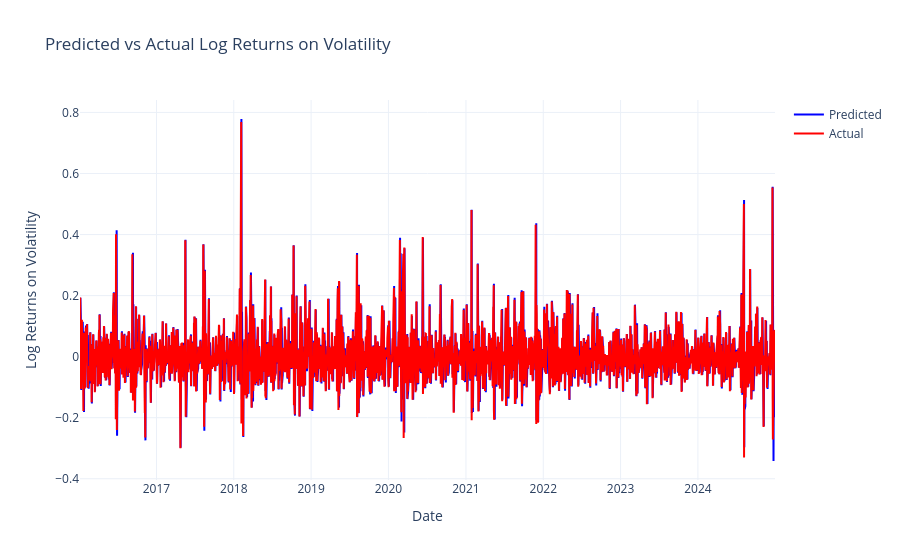

This figure's notebook cell:
### Code cell
plots.actual_vs_predicted_time_series_plot(
  vix_garch_fbm_var,
  'log_vol_diff',
  'predicted_log_vol_diff',
  'Log Returns on Volatility'
)

### Figure 1 — Plotly figure (JSON) as saved in the notebook; plotly's stock layout.template omitted (floating-point values rounded to 4 significant figures; data arrays with more than 128 entries replaced by an {"elided": "..."} marker saying what was removed)
{"data": [{"line": {"color": "blue"}, "mode": "lines", "name": "Predicted", "type": "scatter", "x": {"elided": "2282 str values"}, "y": {"elided": "2282 float values"}}, {"line": {"color": "red"}, "mode": "lines", "name": "Actual", "type": "scatter", "x": {"elided": "2282 str values"}, "y": {"elided": "2282 float values"}}], "layout": {"title": {"text": "Predicted vs Actual Log Returns on Volatility"}, "xaxis": {"title": {"text": "Date"}}, "yaxis": {"title": {"text": "Log Returns on Volatility"}}}}
